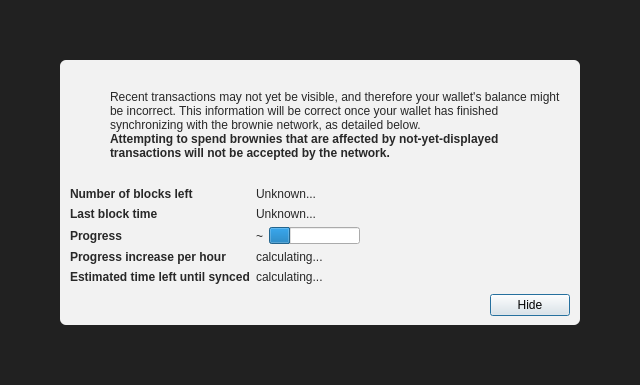
<?xml version="1.0" encoding="UTF-8"?>
<ui version="4.0">
 <class>ModalOverlay</class>
 <widget class="ModalOverlay" name="ModalOverlay">
  <property name="geometry">
   <rect>
    <x>0</x>
    <y>0</y>
    <width>640</width>
    <height>385</height>
   </rect>
  </property>
  <property name="windowTitle">
   <string>Form</string>
  </property>
  <layout class="QVBoxLayout" name="verticalLayout" stretch="0">
   <property name="sizeConstraint">
    <enum>QLayout::SetDefaultConstraint</enum>
   </property>
   <property name="leftMargin">
    <number>0</number>
   </property>
   <property name="topMargin">
    <number>0</number>
   </property>
   <property name="rightMargin">
    <number>0</number>
   </property>
   <property name="bottomMargin">
    <number>0</number>
   </property>
   <item>
    <widget class="QWidget" name="bgWidget" native="true">
     <property name="styleSheet">
      <string notr="true">#bgWidget { background: rgba(0,0,0,220); }</string>
     </property>
     <layout class="QVBoxLayout" name="verticalLayoutMain" stretch="1">
      <property name="leftMargin">
       <number>60</number>
      </property>
      <property name="topMargin">
       <number>60</number>
      </property>
      <property name="rightMargin">
       <number>60</number>
      </property>
      <property name="bottomMargin">
       <number>60</number>
      </property>
      <item>
       <widget class="QWidget" name="contentWidget" native="true">
        <property name="styleSheet">
         <string notr="true">#contentWidget { background: rgba(255,255,255,240); border-radius: 6px; }

QLabel { color: rgb(40,40,40);  }</string>
        </property>
        <layout class="QVBoxLayout" name="verticalLayoutSub" stretch="1,0,0,0">
         <property name="spacing">
          <number>0</number>
         </property>
         <property name="leftMargin">
          <number>10</number>
         </property>
         <property name="topMargin">
          <number>10</number>
         </property>
         <property name="rightMargin">
          <number>10</number>
         </property>
         <property name="bottomMargin">
          <number>10</number>
         </property>
         <item>
          <layout class="QHBoxLayout" name="horizontalLayoutIconText" stretch="0,1">
           <property name="topMargin">
            <number>20</number>
           </property>
           <item>
            <layout class="QVBoxLayout" name="verticalLayoutIcon">
             <property name="leftMargin">
              <number>0</number>
             </property>
             <item>
              <widget class="QPushButton" name="warningIcon">
               <property name="enabled">
                <bool>false</bool>
               </property>
               <property name="text">
                <string/>
               </property>
               <property name="icon">
                <iconset>
                 <normaloff>:/icons/warning</normaloff>
                 <disabledoff>:/icons/warning</disabledoff>:/icons/warning</iconset>
               </property>
               <property name="iconSize">
                <size>
                 <width>48</width>
                 <height>48</height>
                </size>
               </property>
               <property name="flat">
                <bool>true</bool>
               </property>
              </widget>
             </item>
             <item>
              <spacer name="verticalSpacerWarningIcon">
               <property name="orientation">
                <enum>Qt::Vertical</enum>
               </property>
               <property name="sizeHint" stdset="0">
                <size>
                 <width>20</width>
                 <height>40</height>
                </size>
               </property>
              </spacer>
             </item>
            </layout>
           </item>
           <item>
            <layout class="QVBoxLayout" name="verticalLayoutInfoText">
             <property name="leftMargin">
              <number>0</number>
             </property>
             <property name="topMargin">
              <number>0</number>
             </property>
             <item>
              <widget class="QLabel" name="infoText">
               <property name="text">
                <string>Recent transactions may not yet be visible, and therefore your wallet's balance might be incorrect. This information will be correct once your wallet has finished synchronizing with the brownie network, as detailed below.</string>
               </property>
               <property name="textFormat">
                <enum>Qt::RichText</enum>
               </property>
               <property name="wordWrap">
                <bool>true</bool>
               </property>
              </widget>
             </item>
             <item>
              <widget class="QLabel" name="infoTextStrong">
               <property name="font">
                <font>
                 <weight>75</weight>
                 <bold>true</bold>
                </font>
               </property>
               <property name="text">
                <string>Attempting to spend brownies that are affected by not-yet-displayed transactions will not be accepted by the network.</string>
               </property>
               <property name="textFormat">
                <enum>Qt::RichText</enum>
               </property>
               <property name="wordWrap">
                <bool>true</bool>
               </property>
              </widget>
             </item>
             <item>
              <spacer name="verticalSpacerInTextSpace">
               <property name="orientation">
                <enum>Qt::Vertical</enum>
               </property>
               <property name="sizeHint" stdset="0">
                <size>
                 <width>20</width>
                 <height>40</height>
                </size>
               </property>
              </spacer>
             </item>
            </layout>
           </item>
          </layout>
         </item>
         <item>
          <spacer name="verticalSpacerAfterText">
           <property name="orientation">
            <enum>Qt::Vertical</enum>
           </property>
           <property name="sizeHint" stdset="0">
            <size>
             <width>20</width>
             <height>40</height>
            </size>
           </property>
          </spacer>
         </item>
         <item>
          <layout class="QFormLayout" name="formLayout">
           <property name="fieldGrowthPolicy">
            <enum>QFormLayout::FieldsStayAtSizeHint</enum>
           </property>
           <property name="horizontalSpacing">
            <number>6</number>
           </property>
           <property name="verticalSpacing">
            <number>6</number>
           </property>
           <property name="topMargin">
            <number>10</number>
           </property>
           <item row="0" column="0">
            <widget class="QLabel" name="labelNumberOfBlocksLeft">
             <property name="font">
              <font>
               <weight>75</weight>
               <bold>true</bold>
              </font>
             </property>
             <property name="text">
              <string>Number of blocks left</string>
             </property>
            </widget>
           </item>
           <item row="0" column="1">
            <widget class="QLabel" name="numberOfBlocksLeft">
             <property name="text">
              <string>Unknown...</string>
             </property>
            </widget>
           </item>
           <item row="1" column="0">
            <widget class="QLabel" name="labelLastBlockTime">
             <property name="font">
              <font>
               <weight>75</weight>
               <bold>true</bold>
              </font>
             </property>
             <property name="text">
              <string>Last block time</string>
             </property>
            </widget>
           </item>
           <item row="1" column="1">
            <widget class="QLabel" name="newestBlockDate">
             <property name="sizePolicy">
              <sizepolicy hsizetype="Maximum" vsizetype="Preferred">
               <horstretch>0</horstretch>
               <verstretch>0</verstretch>
              </sizepolicy>
             </property>
             <property name="text">
              <string>Unknown...</string>
             </property>
            </widget>
           </item>
           <item row="2" column="0">
            <widget class="QLabel" name="labelSyncDone">
             <property name="font">
              <font>
               <weight>75</weight>
               <bold>true</bold>
              </font>
             </property>
             <property name="text">
              <string>Progress</string>
             </property>
            </widget>
           </item>
           <item row="2" column="1">
            <layout class="QHBoxLayout" name="horizontalLayoutSync" stretch="0,1">
             <item>
              <widget class="QLabel" name="percentageProgress">
               <property name="text">
                <string notr="true">~</string>
               </property>
              </widget>
             </item>
             <item>
              <widget class="QProgressBar" name="progressBar">
               <property name="value">
                <number>24</number>
               </property>
               <property name="format">
                <string/>
               </property>
              </widget>
             </item>
            </layout>
           </item>
           <item row="4" column="0">
            <widget class="QLabel" name="labelProgressIncrease">
             <property name="font">
              <font>
               <weight>75</weight>
               <bold>true</bold>
              </font>
             </property>
             <property name="text">
              <string>Progress increase per hour</string>
             </property>
            </widget>
           </item>
           <item row="4" column="1">
            <widget class="QLabel" name="progressIncreasePerH">
             <property name="text">
              <string>calculating...</string>
             </property>
            </widget>
           </item>
           <item row="5" column="0">
            <widget class="QLabel" name="labelEstimatedTimeLeft">
             <property name="font">
              <font>
               <weight>75</weight>
               <bold>true</bold>
              </font>
             </property>
             <property name="text">
              <string>Estimated time left until synced</string>
             </property>
            </widget>
           </item>
           <item row="5" column="1">
            <widget class="QLabel" name="expectedTimeLeft">
             <property name="text">
              <string>calculating...</string>
             </property>
            </widget>
           </item>
          </layout>
         </item>
         <item>
          <layout class="QHBoxLayout" name="horizontalLayoutButtons">
           <property name="leftMargin">
            <number>10</number>
           </property>
           <property name="topMargin">
            <number>10</number>
           </property>
           <item>
            <spacer name="horizontalSpacer">
             <property name="orientation">
              <enum>Qt::Horizontal</enum>
             </property>
             <property name="sizeHint" stdset="0">
              <size>
               <width>40</width>
               <height>20</height>
              </size>
             </property>
            </spacer>
           </item>
           <item>
            <widget class="QPushButton" name="closeButton">
             <property name="text">
              <string>Hide</string>
             </property>
             <property name="focusPolicy">
              <enum>Qt::StrongFocus</enum>
             </property>
             <property name="default">
              <bool>true</bool>
             </property>
            </widget>
           </item>
          </layout>
         </item>
        </layout>
       </widget>
      </item>
     </layout>
    </widget>
   </item>
  </layout>
 </widget>
 <customwidgets>
  <customwidget>
   <class>ModalOverlay</class>
   <extends>QWidget</extends>
   <header>qt/modaloverlay.h</header>
   <container>1</container>
  </customwidget>
 </customwidgets>
 <resources/>
 <connections/>
</ui>
